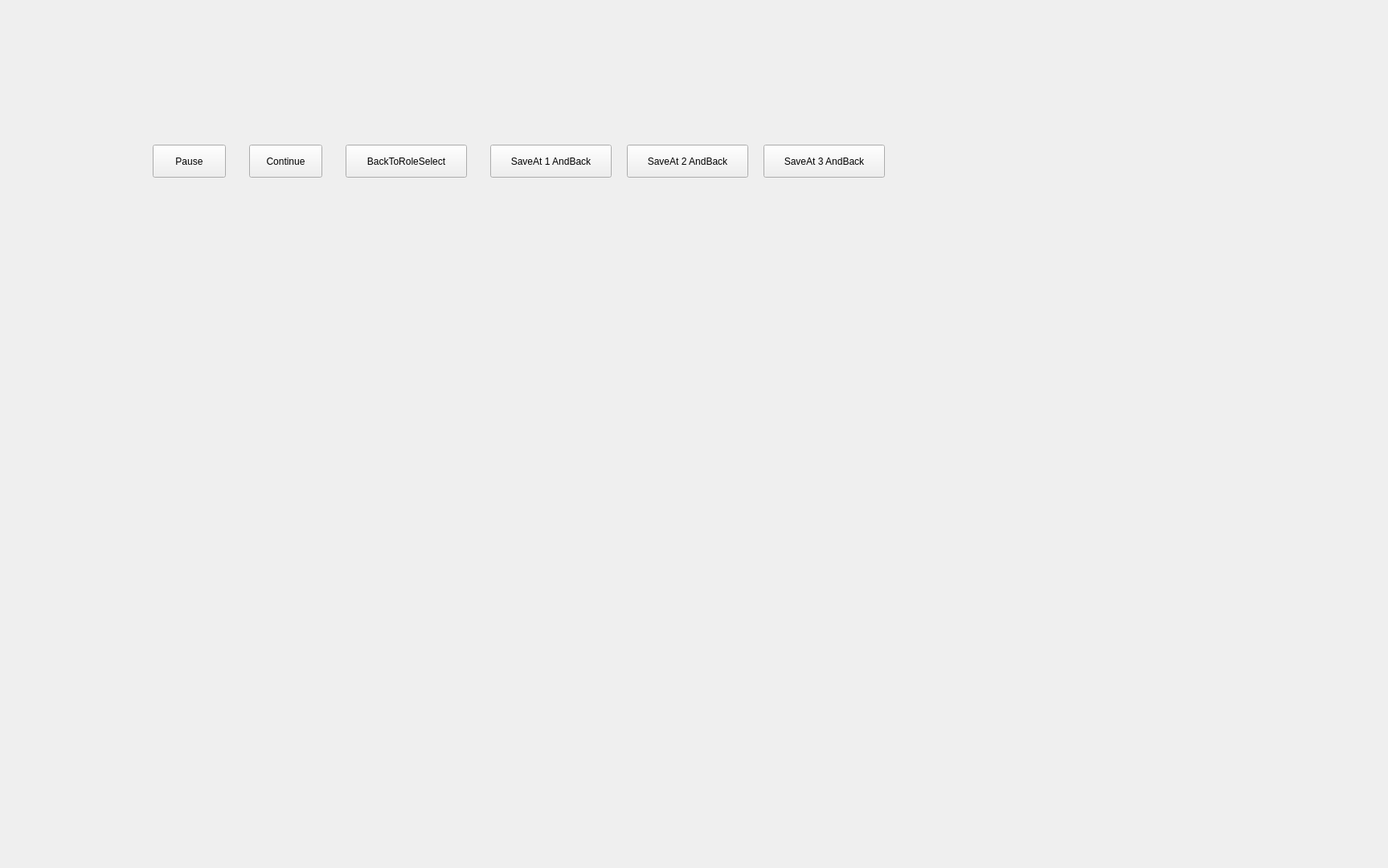
<?xml version="1.0" encoding="UTF-8"?>
<ui version="4.0">
 <class>GameWidget</class>
 <widget class="QWidget" name="GameWidget">
  <property name="geometry">
   <rect>
    <x>0</x>
    <y>0</y>
    <width>1727</width>
    <height>1080</height>
   </rect>
  </property>
  <property name="windowTitle">
   <string>TryToSurvive!</string>
  </property>
  <property name="windowIcon">
   <iconset resource="imgs.qrc">
    <normaloff>:/img/ImagesForCapoo/WindowIcon.png</normaloff>:/img/ImagesForCapoo/WindowIcon.png</iconset>
  </property>
  <property name="styleSheet">
   <string notr="true">GameWidget
{
background-image: url(:/img/ImagesForCapoo/GameBackGround.jpg);
}
</string>
  </property>
  <widget class="QPushButton" name="Pause">
   <property name="geometry">
    <rect>
     <x>190</x>
     <y>180</y>
     <width>91</width>
     <height>41</height>
    </rect>
   </property>
   <property name="text">
    <string>Pause</string>
   </property>
  </widget>
  <widget class="QPushButton" name="Continue">
   <property name="geometry">
    <rect>
     <x>310</x>
     <y>180</y>
     <width>91</width>
     <height>41</height>
    </rect>
   </property>
   <property name="text">
    <string>Continue</string>
   </property>
  </widget>
  <widget class="QPushButton" name="BackToRoleSelect">
   <property name="geometry">
    <rect>
     <x>430</x>
     <y>180</y>
     <width>151</width>
     <height>41</height>
    </rect>
   </property>
   <property name="text">
    <string>BackToRoleSelect</string>
   </property>
  </widget>
  <widget class="QPushButton" name="SaveAt1AndBack">
   <property name="geometry">
    <rect>
     <x>610</x>
     <y>180</y>
     <width>151</width>
     <height>41</height>
    </rect>
   </property>
   <property name="text">
    <string>SaveAt 1 AndBack</string>
   </property>
  </widget>
  <widget class="QPushButton" name="SaveAt2AndBack">
   <property name="geometry">
    <rect>
     <x>780</x>
     <y>180</y>
     <width>151</width>
     <height>41</height>
    </rect>
   </property>
   <property name="text">
    <string>SaveAt 2 AndBack</string>
   </property>
  </widget>
  <widget class="QPushButton" name="SaveAt3AndBack">
   <property name="geometry">
    <rect>
     <x>950</x>
     <y>180</y>
     <width>151</width>
     <height>41</height>
    </rect>
   </property>
   <property name="text">
    <string>SaveAt 3 AndBack</string>
   </property>
  </widget>
 </widget>
 <resources>
  <include location="imgs.qrc"/>
 </resources>
 <connections/>
</ui>
